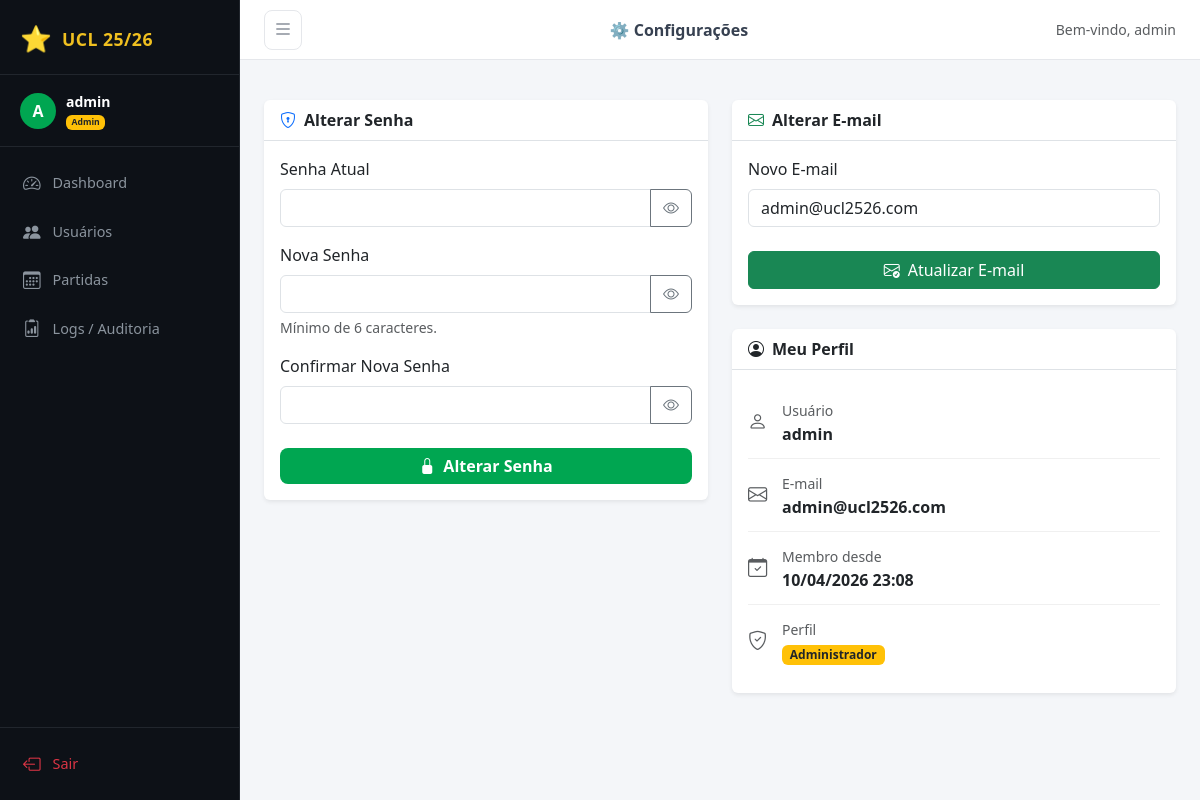
The app's page /settings (signed in), older data.
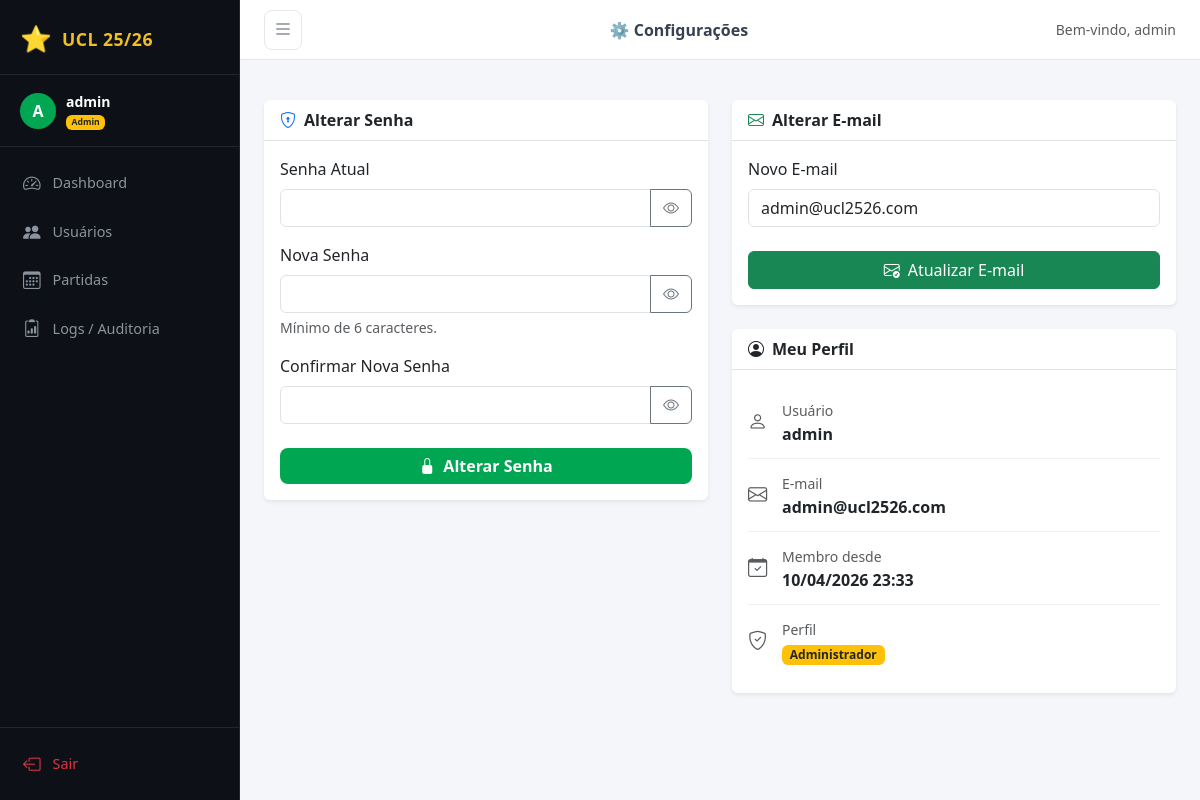
The same page, newer data.
### app/models.py (models this page shows, shortened)
class User(UserMixin, db.Model):
    __tablename__ = 'users'
    id = db.Column(db.Integer, primary_key=True)
    username = db.Column(db.String(80), unique=True, nullable=False)
    email = db.Column(db.String(120), unique=True, nullable=False)
    password_hash = db.Column(db.String(256), nullable=False)
    role = db.Column(db.String(20), default='user')  # 'admin' ou 'user'
    is_blocked = db.Column(db.Boolean, default=False)
    created_at = db.Column(db.DateTime, default=datetime.utcnow)
    predictions = db.relationship('Prediction', backref='user', lazy=True)
    audit_logs = db.relationship('AuditLog', backref='user', lazy=True)

### app/routes/user.py (the view, shortened to what this page needs)
@user_bp.route('/settings', methods=['GET', 'POST'])
@login_required
def settings():
    return render_template('user/settings.html')

### app/__init__.py (called while the page is built)
def create_app(config_class=Config):
    app = Flask(__name__)
    app.config.from_object(config_class)
    db.init_app(app)
    login_manager.init_app(app)
    login_manager.login_view = 'auth.login'
    login_manager.login_message = 'Por favor, faça login para acessar esta página.'
    login_manager.login_message_category = 'warning'
    @login_manager.user_loader
    def load_user(user_id):
        return db.session.get(User, int(user_id))
    from .routes.auth import auth_bp
    from .routes.admin import admin_bp
    from .routes.user import user_bp
    app.register_blueprint(auth_bp)
    app.register_blueprint(admin_bp, url_prefix='/admin')
    app.register_blueprint(user_bp)
    from .utils import format_dt, format_dt_full
    app.jinja_env.filters['fdt'] = format_dt
    app.jinja_env.filters['fdt_full'] = format_dt_full
    return app

### app/utils.py (called while the page is built)
def format_dt(dt: datetime) -> str:
    if dt is None:
        return '—'
    return dt.strftime('%d/%m/%Y %H:%M')

### app/templates/user/settings.html (shortened to what the changed rows need)
{% extends 'base.html' %}
{% block page_title %}⚙️ Configurações{% endblock %}
{% block content %}
<div class="row g-4">
  <div class="col-md-6">
    <div class="card border-0 shadow-sm">
      <div class="card-header bg-transparent border-bottom">
        <strong><i class="bi bi-shield-lock me-2 text-primary"></i>Alterar Senha</strong>
      </div>
      <div class="card-body">
        <form method="POST">
          <div class="mb-3">
            <label class="form-label">Senha Atual</label>
            <div class="input-group">
              <input type="password" name="current_password" id="curPw" class="form-control" required />
              <button type="button" class="btn btn-outline-secondary" onclick="togglePassword('curPw', this)">
                <i class="bi bi-eye"></i>
              </button>
            </div>
          </div>
          <div class="mb-3">
            <label class="form-label">Nova Senha</label>
            <div class="input-group">
              <input type="password" name="new_password" id="newPw" class="form-control" minlength="6" required />
              <button type="button" class="btn btn-outline-secondary" onclick="togglePassword('newPw', this)">
                <i class="bi bi-eye"></i>
              </button>
            </div>
            <div class="form-text">Mínimo de 6 caracteres.</div>
          </div>
          <div class="mb-4">
            <label class="form-label">Confirmar Nova Senha</label>
            <div class="input-group">
              <input type="password" name="confirm_password" id="confPw" class="form-control" minlength="6" required />
              <button type="button" class="btn btn-outline-secondary" onclick="togglePassword('confPw', this)">
                <i class="bi bi-eye"></i>
              </button>
            </div>
          </div>
          <button type="submit" class="btn btn-copa w-100">
            <i class="bi bi-lock-fill me-2"></i>Alterar Senha
          </button>
        </form>
      </div>
    </div>
  </div>
  <div class="col-md-6">
    <div class="card border-0 shadow-sm mb-4">
      <div class="card-header bg-transparent border-bottom">
        <strong><i class="bi bi-envelope me-2 text-success"></i>Alterar E-mail</strong>
      </div>
      <div class="card-body">
        <form method="POST">
          <div class="mb-4">
            <label class="form-label">Novo E-mail</label>
            <input type="email" name="email" class="form-control"
                   value="{{ current_user.email }}" required />
          </div>
          <button type="submit" class="btn btn-success w-100">
            <i class="bi bi-envelope-check me-2"></i>Atualizar E-mail
          </button>
        </form>
      </div>
    </div>
    <div class="card border-0 shadow-sm">
      <div class="card-header bg-transparent border-bottom">
        <strong><i class="bi bi-person-circle me-2"></i>Meu Perfil</strong>
      </div>
      <div class="card-body">
        <div class="profile-info-row">
          <i class="bi bi-person text-muted"></i>
          <div>
            <small class="text-muted">Usuário</small>
            <div class="fw-semibold">{{ current_user.username }}</div>
          </div>
        </div>
        <div class="profile-info-row">
          <i class="bi bi-envelope text-muted"></i>
          <div>
            <small class="text-muted">E-mail</small>
            <div class="fw-semibold">{{ current_user.email }}</div>
          </div>
        </div>
        <div class="profile-info-row">
          <i class="bi bi-calendar-check text-muted"></i>
          <div>
            <small class="text-muted">Membro desde</small>
            <div class="fw-semibold">{{ current_user.created_at | fdt }}</div>
          </div>
        </div>
        <div class="profile-info-row">
          <i class="bi bi-shield-check text-muted"></i>
          <div>
            <small class="text-muted">Perfil</small>
            <div>
              <span class="badge bg-{{ 'warning text-dark' if current_user.role == 'admin' else 'secondary' }}">
                {{ 'Administrador' if current_user.role == 'admin' else 'Participante' }}
              </span>
            </div>
          </div>
        </div>
      </div>
    </div>
  </div>
</div>
{% endblock %}

### app/templates/base.html (shortened to what this page needs)
<!DOCTYPE html>
<html lang="pt-BR">
<head>
  <link href="https://cdn.jsdelivr.net/npm/bootstrap@5.3.3/dist/css/bootstrap.min.css" rel="stylesheet" />
  <link href="https://cdn.jsdelivr.net/npm/bootstrap-icons@1.11.3/font/bootstrap-icons.min.css" rel="stylesheet" />
  <link href="https://cdn.jsdelivr.net/npm/flag-icons@7.2.3/css/flag-icons.min.css" rel="stylesheet" />
  <link href="{{ url_for('static', filename='css/style.css') }}" rel="stylesheet" />
</head>
<body>
{% if current_user.is_authenticated %}
<div class="sidebar" id="sidebar">
  <div class="sidebar-brand">
    <span class="trophy">⭐</span>
    <span class="brand-text">UCL 25/26</span>
  </div>
  <div class="sidebar-user">
    <div class="avatar">{{ current_user.username[0].upper() }}</div>
    <div>
      <div class="fw-semibold text-white small">{{ current_user.username }}</div>
      <div class="text-muted" style="font-size:0.72rem;">
        {% if current_user.role == 'admin' %}
          <span class="badge bg-warning text-dark">Admin</span>
        {% else %}
          <span class="badge bg-secondary">Participante</span>
        {% endif %}
      </div>
    </div>
  </div>
  <nav class="sidebar-nav">
    {% if current_user.role == 'admin' %}
      <a href="{{ url_for('admin.dashboard') }}" class="nav-item {% if request.endpoint == 'admin.dashboard' %}active{% endif %}">
        <i class="bi bi-speedometer2"></i><span>Dashboard</span>
      </a>
      <a href="{{ url_for('admin.users') }}" class="nav-item {% if request.endpoint in ['admin.users','admin.add_user','admin.edit_user','admin.toggle_block','admin.delete_user'] %}active{% endif %}">
        <i class="bi bi-people-fill"></i><span>Usuários</span>
      </a>
      <a href="{{ url_for('admin.matches') }}" class="nav-item {% if request.endpoint in ['admin.matches','admin.add_match','admin.set_result','admin.delete_match'] %}active{% endif %}">
        <i class="bi bi-calendar3"></i><span>Partidas</span>
      </a>
      <a href="{{ url_for('admin.logs') }}" class="nav-item {% if request.endpoint == 'admin.logs' %}active{% endif %}">
        <i class="bi bi-clipboard2-data"></i><span>Logs / Auditoria</span>
      </a>
    {% endif %}
  </nav>
  <div class="sidebar-footer">
    <a href="{{ url_for('auth.logout') }}" class="nav-item text-danger">
      <i class="bi bi-box-arrow-left"></i><span>Sair</span>
    </a>
  </div>
</div>
<div class="main-content" id="mainContent">
  <div class="topbar d-flex align-items-center justify-content-between">
    <button class="btn btn-sm sidebar-toggle" onclick="toggleSidebar()">
      <i class="bi bi-list fs-5"></i>
    </button>
    <div class="topbar-title fw-semibold">{% block page_title %}{% endblock %}</div>
    <div class="d-flex align-items-center gap-2">
      <span class="text-muted small d-none d-md-inline">Bem-vindo, {{ current_user.username }}</span>
    </div>
  </div>
  <div class="px-4 pt-3">
  </div>
  <div class="content-body">
    {% block content %}{% endblock %}
  </div>
</div>
{% endif %}
</body>
</html>

Row changes from the older to the newer data that the page shows:
changed User "admin": created_at|fdt "10/04/2026 23:08" → "10/04/2026 23:33"
